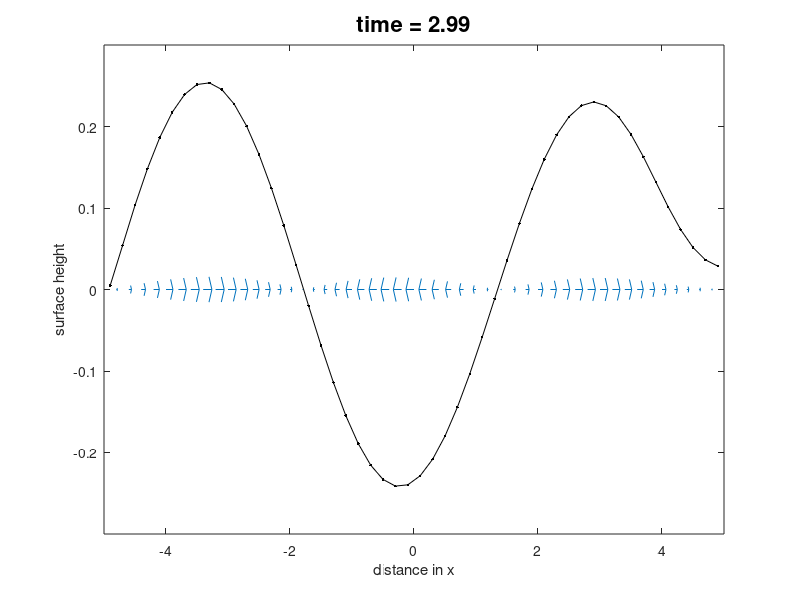

This figure's MATLAB source:
%% week13_wavemaker.m 

% safety first
close all
clear all

% define parameters
H=1;   % water depth
g=9.8; % gravity
L=5;   % half domain size
dx=.2; % grid spacing
dt=.01;% time step size
Nt=300;% number of timesteps

% define domain
xu=[-L:dx:L]; 
xh=(-L+dx/2):dx:(L-dx/2);
Nx=length(xh);
time=0:dt:(Nt*dt);

% initial condition
u=zeros(Nx+1,1);
% h=0.3*exp(-(xh'+L));
% h=0.3*exp(-0.5*(xh.^2)');
h=zeros(Nx,1); % initialize with flat surface
omega=2*pi/2;    % 2*pi -> period of 1 sec

% time stepping loop
for m=1:Nt
   
    h(1) = 0.3*sin(omega*time(m));
    % set up dudt and dhdt array as Gu and Gh
    Gu=zeros(Nx+1,1);
    Gh=zeros(Nx,1);
    
    % 1. calculate Gu and Gh
    Gu(2:Nx)=-g/dx*( h(2:Nx)-h(1:Nx-1) );
    Gh=-H/dx*(u(2:Nx+1)-u(1:Nx));

    % 2. Euler Forward time step (prediction step)
    up = u + dt*Gu;
    hp = h + dt*Gh;
            
    % 3. re-calculate Gu and Gh
    Gu(2:Nx)=-g/dx*( hp(2:Nx)-hp(1:Nx-1) );
    Gh=-H/dx*(up(2:Nx+1)-up(1:Nx));

    % 4. Euler Forward time step (correction step)
    u = u + dt*Gu;
    h = h + dt*Gh;
        
    % plot the surface height
    plot(xh,h,'k.-');
    hold on;
    quiver(xu',zeros(size(xu')),u,zeros(size(xu')),.1);
    hold off;
    xlabel('distance in x');
    ylabel('surface height');
    axis([-5 5 -.3 .3]);
    title(['time = ',num2str(time(m))],'fontsize',16)
    drawnow;
    
end
